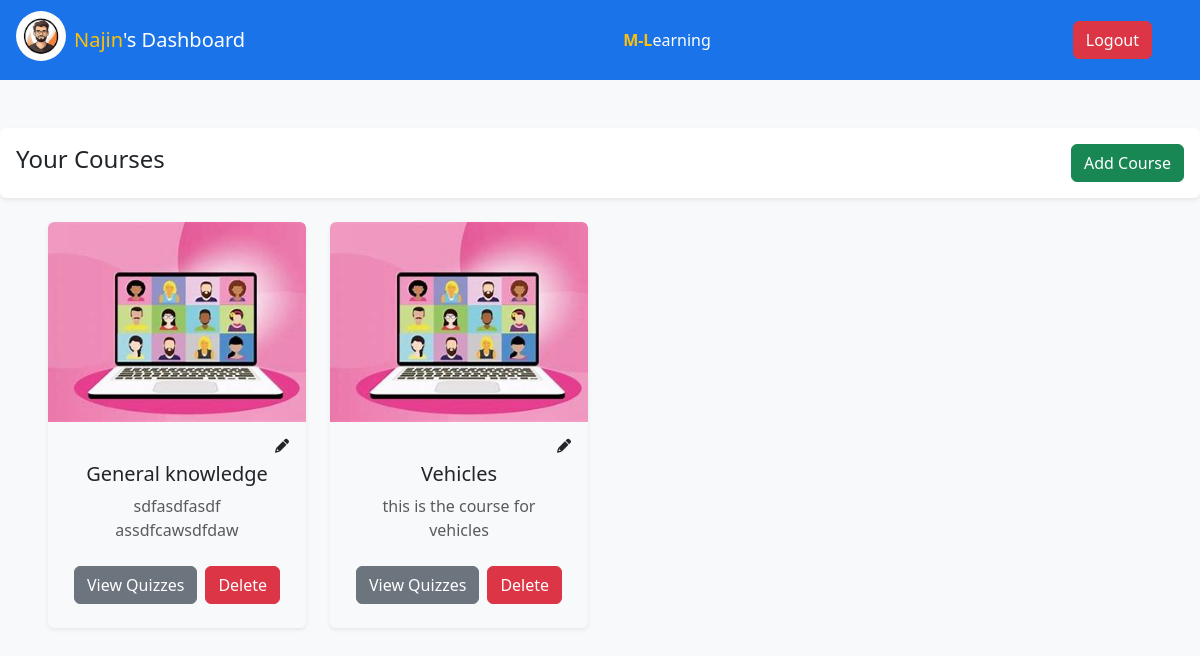
The page /teacher_home (signed in) on the database its author committed.
### AuthApp/models.py (models this page shows, shortened)
class CustomUser(AbstractUser):
    role = models.CharField(max_length=100, blank=True, null=True)
    username = models.CharField(max_length=100, blank=True, null=True, unique=False)
    email = models.EmailField(max_length=100, blank=True, null=True, unique=True)
    USERNAME_FIELD = "email"
    REQUIRED_FIELDS = []

### TeacherApp/models.py (models this page shows)
class Courses(models.Model):
    teacher = models.ForeignKey(
        CustomUser, related_name="teacher", on_delete=models.CASCADE
    )
    name = models.CharField(max_length=50)
    code = models.CharField(max_length=50, null=True)
    description = models.TextField(null=True)
    quiz_added = models.BooleanField(default=False)

### AuthApp/decorator.py (the view)
        def wrapper(request):
            if key not in request.session:
                return redirect("login")
            return view_func(request)

### AuthApp/decorator.py (called while the page is built)
def check_session_key(key):
    def decorator(view_func):
        def wrapper(request):
            if key not in request.session:
                return redirect("login")
            return view_func(request)
        return wrapper
    return decorator

def check_teacher_session(view_func):
    def wrapper(request):
        if request.session["role"] == "teacher":
            return view_func(request)
        else:
            return redirect("not_found")
    return wrapper

### TeacherApp/views.py (called while the page is built)
@check_session_key("email")
@check_teacher_session
@never_cache
def TeacherHome(request):
    email = request.session["email"]
    current_user = CustomUser.objects.get(email=email)
    courses_queryset = Courses.objects.filter(teacher=current_user)
    context = {"courses_queryset": courses_queryset, "username": current_user.username}
    return render(request, "TeacherHome.html", context)

### TeacherApp/templates/TeacherHome.html (shortened to what this page needs)
{% load static %}
<!DOCTYPE html>
<html lang="en">
<head>
    <link href="https://cdn.jsdelivr.net/npm/bootstrap@5.3.0-alpha1/dist/css/bootstrap.min.css" rel="stylesheet" />
    <link rel="stylesheet" href="https://cdnjs.cloudflare.com/ajax/libs/font-awesome/6.0.0-beta3/css/all.min.css">
</head>
<body class="bg-light">
    <div class="container-fluid p-0 m-0">
              <div class="container-fluid p-0 m-0 bg-custom-blue text-center d-flex justify-content-evenly align-items-center  position-relative" style="height: 10vh;">
                <div class="d-flex px-3 text-white">
                  <img src="{% static "images/profile.jpeg" %}" alt="" height="50" width="50" class="img-fluid rounded-circle mb-2" width="100" height="100">
                  <h5 class="text-capitalize my-auto ms-2"><span class="text-warning">{{ username }}</span>'s Dashboard</h5>
                </div>
                  <a class="navbar-brand text-white m-auto d-md-block d-none" href="#"><span class=" fw-bold text-warning">M-L</span>earning</a>
                  <div class="text-center">
                    <button class="btn btn-danger me-5 " data-bs-toggle="modal" data-bs-target="#logout">Logout</button>
                </div>
              </div>
                <div class="d-flex justify-content-between mt-5 align-items-center mb-4 bg-white p-3 shadow-sm rounded">
                    <h4>Your Courses</h4>
                    <button class="btn btn-success" data-bs-toggle="modal" data-bs-target="#addcourse">Add Course</button>
                </div>
                <div class="row px-5">
                  {% for course in courses_queryset %}
                  <div class="col-md-4 col-lg-3 mb-4">
                      <div class="card shadow-sm border-0 bg-body-tertiary rounded-lg overflow-hidden">
                          <img src="{%static "images/course dummy.jpeg"%}" class="card-img-top" alt="{{ course.name }}" style="height: 200px; object-fit: cover;">
                          <div class="p-2 position-relative">
                              <a href="#editcourse-{{ forloop.counter }}" class="btn btn-sm position-absolute top-0 end-0 m-2" title="edit" data-bs-toggle="modal">
                                  <i class="fas fa-pencil-alt"></i>
                              </a>
                          </div>
                          <div class="card-body p-4">
                              <h5 class="card-title text-center">{{ course.name }}</h5>
                              <p class="card-text text-muted text-center mt-2">{{ course.description }}</p>
                              <div class="d-flex justify-content-center mt-4">
                                  {% if course.quiz_added %}
                                  <a href="{% url 'list_quiz' course.id %}" class="btn btn-secondary me-2">View Quizzes</a>
                                  {% else %}
                                  <a href="{% url 'add_quiz' course.code course.id %}" class="btn btn-success me-2">Add Quiz</a>
                                  {% endif %}
                                  <a href="#delete-{{ forloop.counter }}" class="btn btn-danger" data-bs-toggle="modal">Delete</a>
                              </div>
                          </div>
                      </div>
                  </div>
                  {% endfor %}
                </div>
            </div>
</body>
</html>

### TeacherApp/templates/TeacherHome.html (style rules this page uses)
body { overflow-x: hidden; }
.bg-custom-blue { background-color: #1a73e8; }
.card { transition: transform 0.2s; }

### rows shown on the page
CustomUser: username "Najin"
Courses: name "General knowledge", description "sdfasdfasdf assdfcawsdfdaw", quiz_added "View Quizzes"
Courses: name "Vehicles", description "this is the course for vehicles", quiz_added "View Quizzes"
